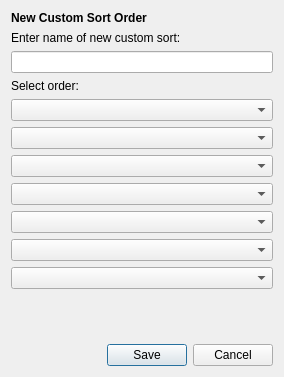
<?xml version="1.0" encoding="UTF-8"?>
<ui version="4.0">
 <class>CustomSort</class>
 <widget class="QDialog" name="CustomSort">
  <property name="geometry">
   <rect>
    <x>0</x>
    <y>0</y>
    <width>284</width>
    <height>377</height>
   </rect>
  </property>
  <property name="windowTitle">
   <string>Create New Sort Order</string>
  </property>
  <property name="windowIcon">
   <iconset resource="../images.qrc">
    <normaloff>:/icon32.ico</normaloff>:/icon32.ico</iconset>
  </property>
  <layout class="QGridLayout" name="gridLayout">
   <item row="9" column="0" colspan="2">
    <widget class="QComboBox" name="field_5"/>
   </item>
   <item row="8" column="0" colspan="2">
    <widget class="QComboBox" name="field_4"/>
   </item>
   <item row="7" column="0" colspan="2">
    <widget class="QComboBox" name="field_3"/>
   </item>
   <item row="6" column="0" colspan="2">
    <widget class="QComboBox" name="field_2"/>
   </item>
   <item row="2" column="0" colspan="2">
    <widget class="QLineEdit" name="sort_name"/>
   </item>
   <item row="0" column="0" colspan="2">
    <widget class="QLabel" name="sort_label">
     <property name="styleSheet">
      <string notr="true"/>
     </property>
     <property name="text">
      <string>&lt;html&gt;&lt;head/&gt;&lt;body&gt;&lt;p&gt;&lt;span style=&quot; font-weight:600;&quot;&gt;New Custom Sort Order&lt;/span&gt;&lt;/p&gt;&lt;/body&gt;&lt;/html&gt;</string>
     </property>
    </widget>
   </item>
   <item row="3" column="0" colspan="2">
    <widget class="QLabel" name="label_2">
     <property name="text">
      <string>Select order:</string>
     </property>
    </widget>
   </item>
   <item row="1" column="0" colspan="2">
    <widget class="QLabel" name="label">
     <property name="text">
      <string>Enter name of new custom sort:</string>
     </property>
    </widget>
   </item>
   <item row="5" column="0" colspan="2">
    <widget class="QComboBox" name="field_1"/>
   </item>
   <item row="12" column="1">
    <widget class="QDialogButtonBox" name="buttonBox">
     <property name="standardButtons">
      <set>QDialogButtonBox::Cancel|QDialogButtonBox::Save</set>
     </property>
    </widget>
   </item>
   <item row="4" column="0" colspan="2">
    <widget class="QComboBox" name="field_0">
     <item>
      <property name="text">
       <string/>
      </property>
     </item>
    </widget>
   </item>
   <item row="11" column="1">
    <spacer name="verticalSpacer">
     <property name="orientation">
      <enum>Qt::Vertical</enum>
     </property>
     <property name="sizeHint" stdset="0">
      <size>
       <width>20</width>
       <height>72</height>
      </size>
     </property>
    </spacer>
   </item>
   <item row="10" column="0" colspan="2">
    <widget class="QComboBox" name="field_6"/>
   </item>
  </layout>
 </widget>
 <resources>
  <include location="../images.qrc"/>
 </resources>
 <connections/>
</ui>
